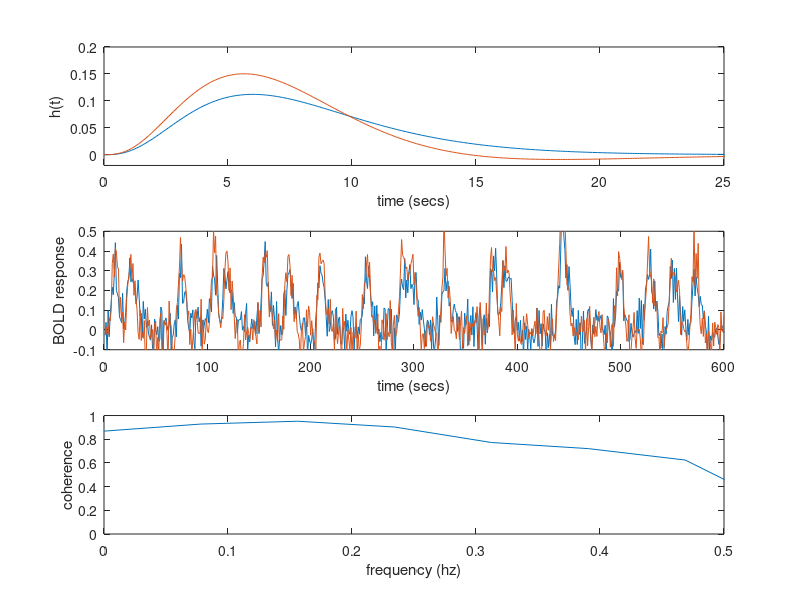

MATLAB code for this plot:
clear all; close all; clc;              % Clear all workspaces

ntime=6000;             % number of time points
T=600;                  % time interval in seconds
t=T*[0:ntime-1]/ntime;  % define time
sig=.07;                % noise standard deviation
lag=15;                 % mean number of sec between events

% Create the hrfs & plot
n=4; lamda=2; n2=7; lamda2=2; a=.3;
hrf=(t.^(n-1)).*exp(-t/lamda)/((lamda^n)*factorial(n-1));
h2=(t.^(n2-1)).*exp(-t/lamda2)/((lamda2^n2)*factorial(n2-1));
hrf2=(hrf-a*h2)/(sum(hrf-a*h2)*.1);
subplot(3,1,1); plot(t,hrf,t,hrf2); axis([0 25 -.02 .2]);
xlabel('time (secs)'); ylabel('h(t)');

% Create the boxcars
n=zeros(1,ntime); ev=ones(1,25); n(26:50)=ones(1,25); lag=10*lag;

for i=2:20
    C1=(i-1)*2*lag+round(2*lag*rand-lag); 
    n(C1+1:C1+25)=ev;
end;
n2=[zeros(1,3),n(1:5997)];

% Convolve hrf & boxcar 
B=conv(hrf,n)/10; B2=conv(hrf2,n2)/10;
B=B(1:ntime); B2=B2(1:ntime);

% Discretize to TR = 1 sec, add noise, then plot
for i=1:T
    BOLD(i)=B(i*10)+sig*randn; BOLD2(i)=B2(i*10)+sig*randn;
end;

tt=1:T;
subplot(3,1,2); plot(tt,BOLD,tt,BOLD2); axis([0 600 -.1 .5]);
xlabel('time (secs)'); ylabel('BOLD response');

[C12,freq]=mscohere(BOLD,BOLD2,[],[],[],[]);          % Compute coherence 

% freq runs from 0 to 1. Our sampling rate is ntime/T samples per sec.
% Nyquist rate is half this value. So in Hz, frequencies run from 0
% to one-half ntime/T.
freq=freq*ntime/(T*2);

subplot(3,1,3); plot(freq, C12); axis([0 .5 0 1]);     % Plot
xlabel('frequency (hz)'); ylabel('coherence');
